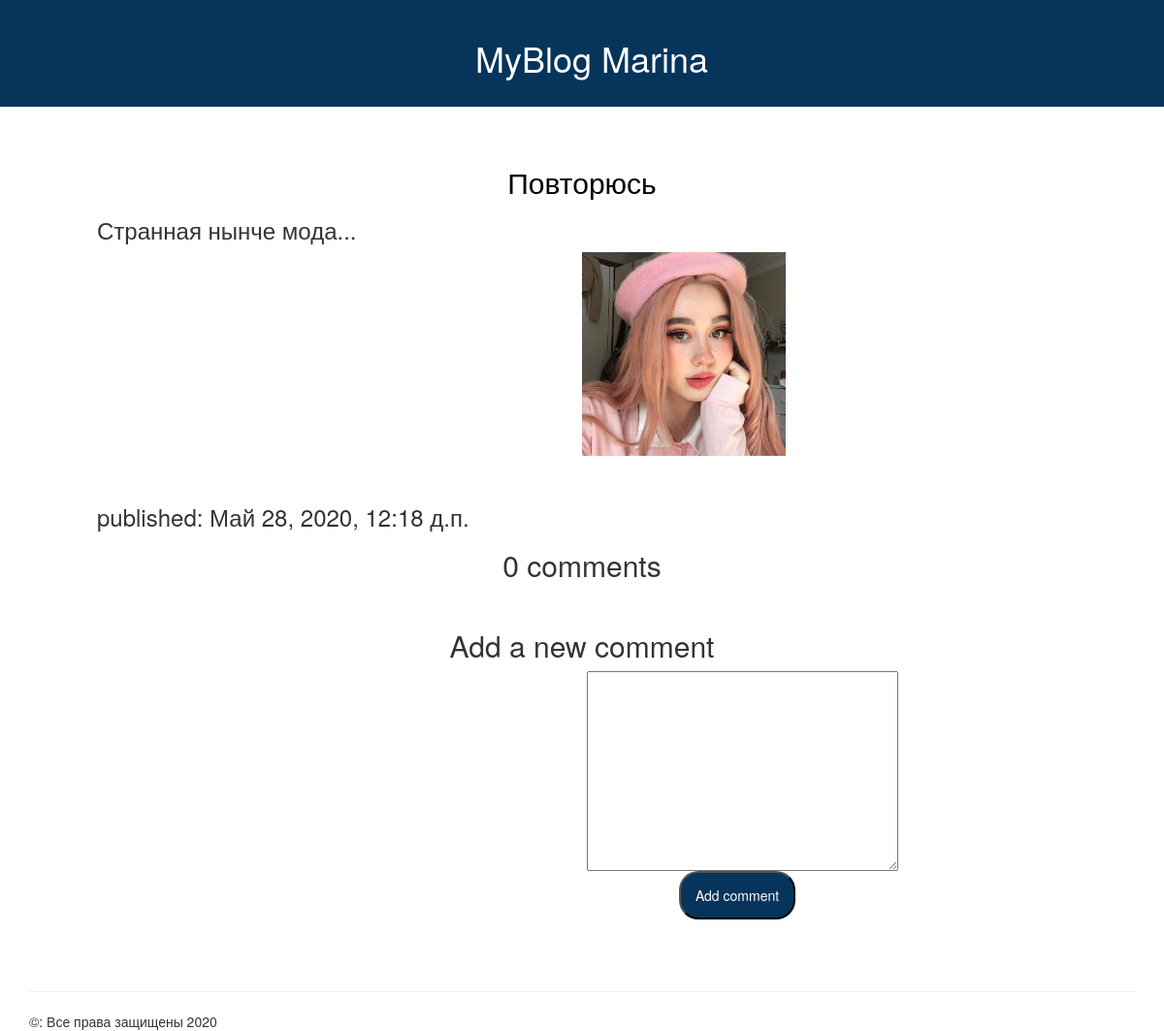
The app's page /post/4/ (signed in) with its own data.
### blog/models.py (models this page shows, shortened)
class Post(models.Model):
    author = models.ForeignKey(settings.AUTH_USER_MODEL, on_delete=models.CASCADE)
    title = models.CharField(max_length=200)
    text = models.TextField()
    created_date = models.DateTimeField(default=timezone.now)
    published_date = models.DateTimeField(blank=True, null=True)
    image = models.OneToOneField(Post_Image, on_delete=models.CASCADE, null=True)

class Post_Image(models.Model):
    image = models.ImageField(upload_to='images/', blank=True, null=True)

### blog/views.py (the view)
# urls.py: path('post/<int:pk>/', views.post_detail, name='post_detail'),
def post_detail(request, pk):
    logger.info('post')
    post = Post.objects.get(pk=pk)
    comments = post.comments.filter(status=True)
    if request.method == 'POST':
        comment_form = CommentForm(data=request.POST)
        if comment_form.is_valid():
            new_comment = comment_form.save(commit=False)
            new_comment.author = request.user
            new_comment.published_date = timezone.now()
            new_comment.post = post
            new_comment.save()
            comment_form = CommentForm()
    else:
        comment_form = CommentForm()
    return render(request,
                  'blog/post_detail.html',
                  {'post': post,
                   'comments': comments,
                   'comment_form': comment_form})

### blog/forms.py
class CommentForm(forms.ModelForm):
    class Meta:
        model = Comment
        fields = ['text']

### blog/templates/blog/post_detail.html (shortened to what this page needs)
{% extends 'blog/bottom.html' %}
{% block content %}
    <div class="post">
        <br>
        <h2><a href="{% url 'post_detail' pk=post.pk %}">{{ post.title }}</a></h2>
        <h3><b>{{ post.text|linebreaksbr }}</b></h3>
        <h4><img src="{{ post.image.image.url }}" class="img-responsive" style="width: 35%;"/></h4>
        <br>
        <h3><c>published: {{ post.published_date }} </c></h3>
    </div>
    {% with comments.count as total_comments %}
    <h2>
        {{ total_comments }} comment{{ total_comments|pluralize }}
    </h2>
    {% endwith %}
    {% for comment in comments %}
        <div class="comment">
            <div>
                <hr>
                <p class="info" style="color: #06345B; font-size: larger; margin-left: 100px">
                    {{ comment.author }}
                    <br>
                </p>
                <p class="info" style="color: black; font-size: large; margin-left: 100px">
                    {{ comment.text }}
                </p>
                <p class="info" style="color: black; margin-left: 100px">
                    {{ comment.published_date }}
                </p>
                <hr>
            </div>
        </div>
    {% empty %}
        <p>There are no comments yet.</p>
    {% endfor %}
    {% if new_comment %}
        <h2>Your comment has been added.</h2>
    {% else %}
        <h2>Add a new comment</h2>
        <form action="." method="post">
            <div style="margin-left: 605px">
                {{ comment_form.text }}
            </div>
            <div style="margin-left: 700px">
                <p><input type="submit" style="color: #FFFFFF; background-color: #06345B; height: 50px; width: 120px;border-radius: 20px" value="Add comment"></p>
            </div>
        </form>
    {% endif %}
{% endblock %}

### blog/templates/blog/bottom.html (shortened to what this page needs)
{% load static %}
<html>
    <head>
        <link rel="stylesheet" href="//maxcdn.bootstrapcdn.com/bootstrap/3.2.0/css/bootstrap.min.css">
        <link rel="stylesheet" href="//maxcdn.bootstrapcdn.com/bootstrap/3.2.0/css/bootstrap-theme.min.css">
        <link rel="stylesheet" href="{% static 'blog/css/blog.css' %}">
    </head>
    <body>
        <div class="page-header">
            <h1>
                <a>MyBlog</a>
                <a>{{ request.user }}</a>
            </h1>
        </div>
        {% block content %}
        {% endblock %}
        <div class="container">
            <br><br>
            <hr/>
            &copy: Все права защищены 2020
        </div>
    </body>
</html>

### blog/static/blog/css/blog.css (style rules this page uses)
h1 a { color: #FFFFFF; }
h2 a { color: black; }
h3 b { font-weight: lighter; }
p { color: #FFFFFF; font-family: "Helvetica Neue", Helvetica, Arial, sans-serif; }
body h3 { padding-left: 100px; padding-right: 100px; }
body h4 { padding-left: 600px; }
.page-header { background-color: #06345B; color: #FFFFFF; margin-top: 0; padding: 20px 20px 20px 40px; }

### blog/templates/blog/bottom.html (style rules this page uses)
h1 { text-align: center; }
h2 { text-align: center; }

### records on screen
Post: title "Повторюсь", text "Странная нынче мода...", image.image (picture), published_date "Май 28, 2020, 12:18 д.п."

### other values on screen
{{ request.user }} "Marina"
{{ total_comments }} "0"
